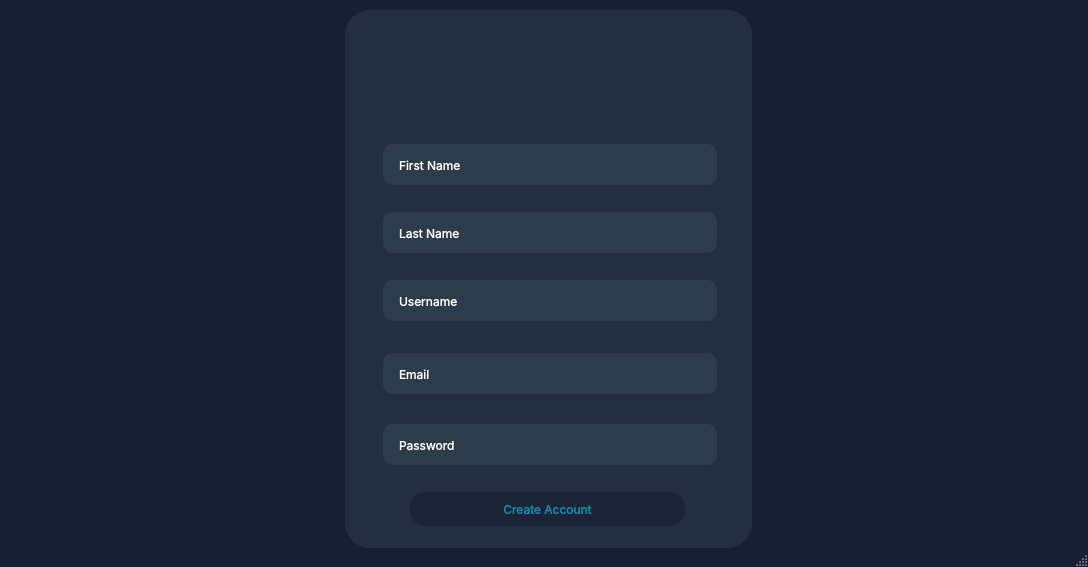
<?xml version="1.0" encoding="UTF-8"?>
<ui version="4.0">
 <class>signup</class>
 <widget class="QMainWindow" name="signup">
  <property name="geometry">
   <rect>
    <x>0</x>
    <y>0</y>
    <width>1088</width>
    <height>567</height>
   </rect>
  </property>
  <property name="minimumSize">
   <size>
    <width>1088</width>
    <height>567</height>
   </size>
  </property>
  <property name="maximumSize">
   <size>
    <width>1088</width>
    <height>567</height>
   </size>
  </property>
  <property name="windowTitle">
   <string>signup</string>
  </property>
  <property name="windowIcon">
   <iconset>
    <normaloff>wfIcon.ico</normaloff>wfIcon.ico</iconset>
  </property>
  <widget class="QWidget" name="centralwidget">
   <property name="minimumSize">
    <size>
     <width>1088</width>
     <height>567</height>
    </size>
   </property>
   <property name="maximumSize">
    <size>
     <width>1088</width>
     <height>567</height>
    </size>
   </property>
   <property name="styleSheet">
    <string notr="true">background-color: #191F32;</string>
   </property>
   <widget class="QLabel" name="label">
    <property name="geometry">
     <rect>
      <x>584</x>
      <y>108</y>
      <width>339</width>
      <height>325</height>
     </rect>
    </property>
    <property name="styleSheet">
     <string notr="true"/>
    </property>
    <property name="text">
     <string/>
    </property>
    <property name="pixmap">
     <pixmap>wardenfort 1.png</pixmap>
    </property>
   </widget>
   <widget class="QFrame" name="frame">
    <property name="geometry">
     <rect>
      <x>345</x>
      <y>10</y>
      <width>407</width>
      <height>538</height>
     </rect>
    </property>
    <property name="styleSheet">
     <string notr="true">QFrame {
    border-radius: 25px; 
    background-color: rgba(44, 60, 75, 0.5); 
}</string>
    </property>
    <property name="frameShape">
     <enum>QFrame::StyledPanel</enum>
    </property>
    <property name="frameShadow">
     <enum>QFrame::Raised</enum>
    </property>
   </widget>
   <widget class="QLabel" name="label_2">
    <property name="geometry">
     <rect>
      <x>488</x>
      <y>21</y>
      <width>103</width>
      <height>77</height>
     </rect>
    </property>
    <property name="styleSheet">
     <string notr="true">background-color: rgba(44, 60, 75, 0); </string>
    </property>
    <property name="text">
     <string/>
    </property>
    <property name="pixmap">
     <pixmap>../../../../Downloads/7-removebg-preview 1.png</pixmap>
    </property>
   </widget>
   <widget class="QLabel" name="label_3">
    <property name="geometry">
     <rect>
      <x>418</x>
      <y>-1</y>
      <width>241</width>
      <height>228</height>
     </rect>
    </property>
    <property name="styleSheet">
     <string notr="true">background-color: rgba(44, 60, 75, 0); </string>
    </property>
    <property name="text">
     <string/>
    </property>
    <property name="pixmap">
     <pixmap>wardenfort (1) 2.png</pixmap>
    </property>
   </widget>
   <widget class="QLineEdit" name="lineEdit">
    <property name="geometry">
     <rect>
      <x>383</x>
      <y>144</y>
      <width>334</width>
      <height>41</height>
     </rect>
    </property>
    <property name="font">
     <font>
      <family>Inter</family>
      <pointsize>9</pointsize>
     </font>
    </property>
    <property name="styleSheet">
     <string notr="true">QLineEdit
 {
    border-radius: 10px; 
    background-color: rgba(44, 60, 75, 1); 
	padding: 14px;
	color: #FFFFFF;
}</string>
    </property>
    <property name="text">
     <string>First Name</string>
    </property>
   </widget>
   <widget class="QLineEdit" name="lineEdit_2">
    <property name="geometry">
     <rect>
      <x>383</x>
      <y>212</y>
      <width>334</width>
      <height>41</height>
     </rect>
    </property>
    <property name="font">
     <font>
      <family>Inter</family>
      <pointsize>9</pointsize>
     </font>
    </property>
    <property name="styleSheet">
     <string notr="true">QLineEdit
 {
    border-radius: 10px; 
    background-color: rgba(44, 60, 75, 1); 
	padding: 14px;
	color: #FFFFFF;
}</string>
    </property>
    <property name="text">
     <string>Last Name</string>
    </property>
   </widget>
   <widget class="QLineEdit" name="lineEdit_3">
    <property name="geometry">
     <rect>
      <x>383</x>
      <y>280</y>
      <width>334</width>
      <height>41</height>
     </rect>
    </property>
    <property name="font">
     <font>
      <family>Inter</family>
      <pointsize>9</pointsize>
     </font>
    </property>
    <property name="styleSheet">
     <string notr="true">QLineEdit
 {
    border-radius: 10px; 
    background-color: rgba(44, 60, 75, 1); 
	padding: 14px;
	color: #FFFFFF;
}</string>
    </property>
    <property name="text">
     <string>Username</string>
    </property>
   </widget>
   <widget class="QLineEdit" name="lineEdit_4">
    <property name="geometry">
     <rect>
      <x>383</x>
      <y>353</y>
      <width>334</width>
      <height>41</height>
     </rect>
    </property>
    <property name="font">
     <font>
      <family>Inter</family>
      <pointsize>9</pointsize>
     </font>
    </property>
    <property name="styleSheet">
     <string notr="true">QLineEdit
 {
    border-radius: 10px; 
    background-color: rgba(44, 60, 75, 1); 
	padding: 14px;
	color: #FFFFFF;
}</string>
    </property>
    <property name="text">
     <string>Email</string>
    </property>
   </widget>
   <widget class="QLineEdit" name="lineEdit_5">
    <property name="geometry">
     <rect>
      <x>383</x>
      <y>424</y>
      <width>334</width>
      <height>41</height>
     </rect>
    </property>
    <property name="font">
     <font>
      <family>Inter</family>
      <pointsize>9</pointsize>
     </font>
    </property>
    <property name="styleSheet">
     <string notr="true">QLineEdit
 {
    border-radius: 10px; 
    background-color: rgba(44, 60, 75, 1); 
	padding: 14px;
	color: #FFFFFF;
}</string>
    </property>
    <property name="text">
     <string>Password</string>
    </property>
   </widget>
   <widget class="QPushButton" name="pushButton">
    <property name="geometry">
     <rect>
      <x>410</x>
      <y>492</y>
      <width>275</width>
      <height>34</height>
     </rect>
    </property>
    <property name="font">
     <font>
      <family>Inter</family>
      <pointsize>9</pointsize>
     </font>
    </property>
    <property name="styleSheet">
     <string notr="true">QPushButton {
    border-radius: 15px; 
    background-color: rgba(22, 27, 46, 0.5);
	color: #0097B2; 

}
QPushButton:hover { background-color: #374151; } QPushButton:pressed { background-color: #2C3345;} </string>
    </property>
    <property name="text">
     <string>Create Account</string>
    </property>
   </widget>
   <widget class="QPushButton" name="backButton">
    <property name="geometry">
     <rect>
      <x>46</x>
      <y>21</y>
      <width>40</width>
      <height>34</height>
     </rect>
    </property>
    <property name="styleSheet">
     <string notr="true">QPushButton { border: none; background: transparent; }</string>
    </property>
    <property name="text">
     <string/>
    </property>
    <property name="icon">
     <iconset>
      <normaloff>Expand_down_light.png</normaloff>Expand_down_light.png</iconset>
    </property>
   </widget>
   <widget class="QCheckBox" name="eye_closed">
    <property name="enabled">
     <bool>true</bool>
    </property>
    <property name="geometry">
     <rect>
      <x>668</x>
      <y>435</y>
      <width>40</width>
      <height>22</height>
     </rect>
    </property>
    <property name="cursor">
     <cursorShape>PointingHandCursor</cursorShape>
    </property>
    <property name="styleSheet">
     <string notr="true">QCheckBox::indicator {
    border: none; /* Remove border */
}

QCheckBox {
    background-color: transparent; /* Remove background color */
}
</string>
    </property>
    <property name="text">
     <string/>
    </property>
    <property name="icon">
     <iconset>
      <normaloff>eye_closed.png</normaloff>eye_closed.png</iconset>
    </property>
    <property name="checkable">
     <bool>false</bool>
    </property>
    <property name="checked">
     <bool>false</bool>
    </property>
   </widget>
   <widget class="QCheckBox" name="eye_open">
    <property name="enabled">
     <bool>true</bool>
    </property>
    <property name="geometry">
     <rect>
      <x>668</x>
      <y>436</y>
      <width>51</width>
      <height>21</height>
     </rect>
    </property>
    <property name="cursor">
     <cursorShape>PointingHandCursor</cursorShape>
    </property>
    <property name="styleSheet">
     <string notr="true">QCheckBox::indicator {
    border: none; /* Remove border */
}

QCheckBox {
    background-color: transparent; /* Remove background color */
}
</string>
    </property>
    <property name="text">
     <string/>
    </property>
    <property name="icon">
     <iconset>
      <normaloff>eye_open.png</normaloff>eye_open.png</iconset>
    </property>
    <property name="shortcut">
     <string/>
    </property>
    <property name="checkable">
     <bool>false</bool>
    </property>
    <property name="checked">
     <bool>false</bool>
    </property>
    <property name="tristate">
     <bool>false</bool>
    </property>
   </widget>
  </widget>
  <widget class="QMenuBar" name="menubar">
   <property name="geometry">
    <rect>
     <x>0</x>
     <y>0</y>
     <width>1088</width>
     <height>22</height>
    </rect>
   </property>
  </widget>
  <widget class="QStatusBar" name="statusbar"/>
 </widget>
 <resources/>
 <connections/>
</ui>
